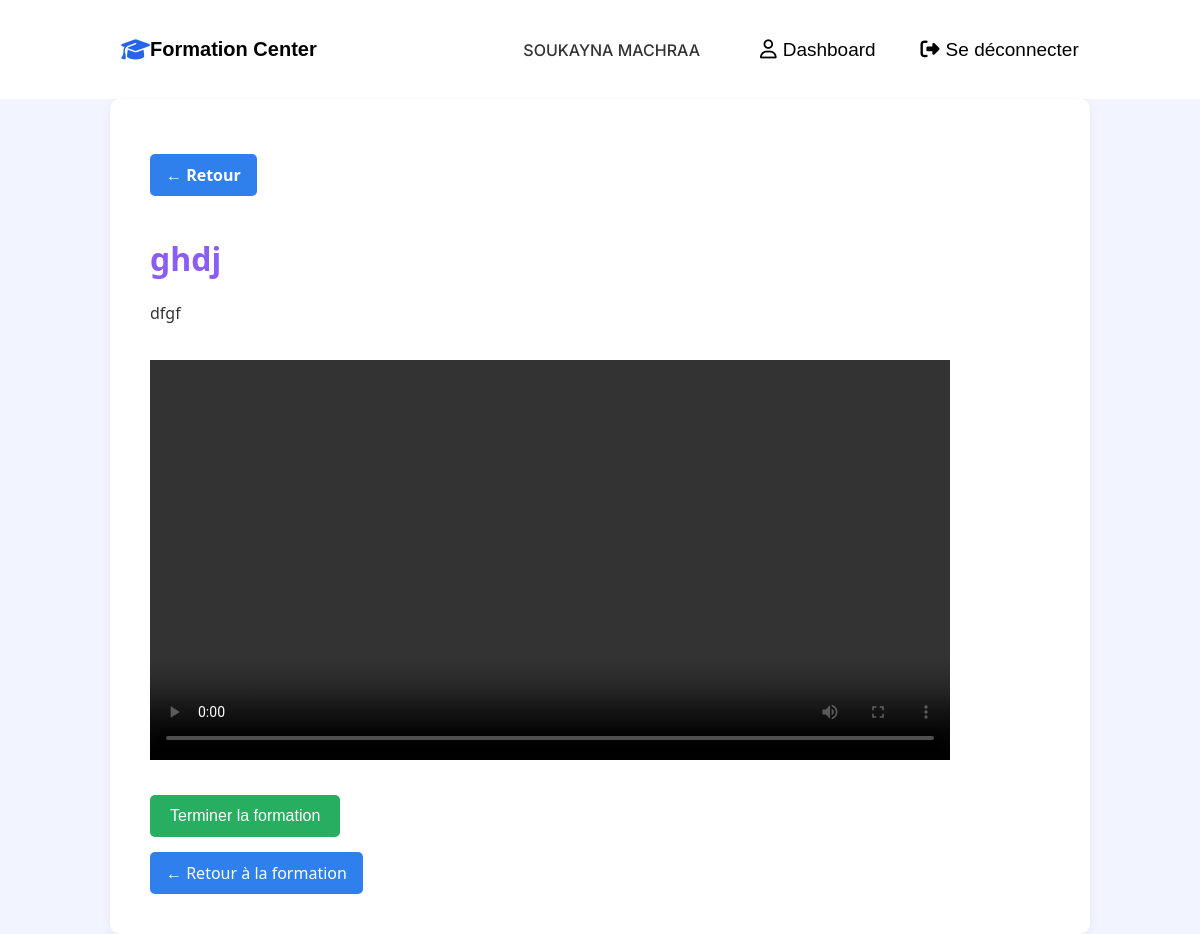
The page /etudiant/lesson-viewer.php?cours_id=1 (signed in) on the database its author committed.
### tables this page shows
CREATE TABLE `users` (
  `id` int(11) NOT NULL,
  `first_name` varchar(50) DEFAULT NULL,
  `last_name` varchar(50) DEFAULT NULL,
  `email` varchar(100) DEFAULT NULL,
  `password` varchar(255) DEFAULT NULL,
  `role` enum('admin','formateur','etudiant','stagiaire') NOT NULL,
  `phone` varchar(20) DEFAULT NULL,
  `created_at` timestamp NOT NULL DEFAULT current_timestamp(),
  `specialization` varchar(100) DEFAULT NULL,
  `experience` int(11) DEFAULT NULL,
  `education` text DEFAULT NULL,
  `certifications` text DEFAULT NULL,
  `previous_experience` text DEFAULT NULL,
  `presentation` text DEFAULT NULL
);

CREATE TABLE `cours` (
  `id` int(11) NOT NULL,
  `title` varchar(100) DEFAULT NULL,
  `description` text DEFAULT NULL,
  `video_url` varchar(255) DEFAULT NULL,
  `document_url` varchar(255) DEFAULT NULL,
  `formation_id` int(11) DEFAULT NULL,
  `created_by` int(11) DEFAULT NULL,
  `created_at` timestamp NOT NULL DEFAULT current_timestamp(),
  `youtube_url` varchar(255) DEFAULT NULL,
  `duration` int(11) DEFAULT 30
);

### etudiant/lesson-viewer.php (the view, shortened to what this page needs)
<?php
require_once '../config/database.php';
$user_id = $_SESSION['user_id'];
$cours_id = intval($_GET['cours_id']);
$stmt = $pdo->prepare("
    SELECT c.*, f.title AS formation_title, f.id AS formation_id
    FROM cours c
    JOIN formations f ON c.formation_id = f.id
    WHERE c.id = ?
");
$stmt->execute([$cours_id]);
$cours = $stmt->fetch(PDO::FETCH_ASSOC);
$stmtCheckTerminee = $pdo->prepare("SELECT id FROM formations_terminees WHERE user_id = ? AND formation_id = ?");
$stmtCheckTerminee->execute([$user_id, $cours['formation_id']]);
$dejaTerminee = $stmtCheckTerminee->fetch();
?>
<!DOCTYPE html>
<html lang="fr">
<head>
    <link rel="stylesheet" href="../css/lessonvew.css">
</head>
<body>
<?php require_once '../include/hedear.php'; ?>
<div class="lesson-container">
    <a href="javascript:history.back()" class="back-btn">← Retour</a>
    <h1><?= htmlspecialchars($cours['title']) ?></h1>
    <p><?= nl2br(htmlspecialchars($cours['description'])) ?></p>
    <?php if (!empty($cours['youtube_url'])): ?>
        <iframe src="https://www.youtube.com/embed/<?= extractYoutubeId($cours['youtube_url']) ?>" allowfullscreen></iframe>
    <?php elseif (!empty($cours['video_url'])): ?>
        <video controls>
            <source src="../<?= htmlspecialchars($cours['video_url']) ?>" type="video/mp4">
        </video>
    <?php elseif (!empty($cours['document_url'])): ?>
        <embed src="../<?= htmlspecialchars($cours['document_url']) ?>" type="application/pdf">
        <a class="back-btn" href="../<?= htmlspecialchars($cours['document_url']) ?>" download>Télécharger le PDF</a>
    <?php else: ?>
        <p style="color: red;">Aucun contenu disponible pour ce cours.</p>
    <?php endif; ?>
    <?php if (!$dejaTerminee): ?>
        <form method="post">
            <button type="submit" name="terminer_formation" class="btn-terminer">Terminer la formation</button>
        </form>
    <?php else: ?>
        <p style="color: green; margin-top: 30px;">Vous avez déjà terminé cette formation.</p>
    <?php endif; ?>
    <a href="formation-details.php?id=<?= $cours['formation_id'] ?>" class="return-btn">← Retour à la formation</a>
</div>
</body>
</html>

### include/hedear.php (shortened to what this page needs)
<?php
require_once '../config/database.php';
$user_name = 'Invité';
$user_role = null;
if (isset($_SESSION['user_id'])) {
    try {
        $stmt = $pdo->prepare('SELECT first_name, last_name, role FROM users WHERE id = ?');
        $stmt->execute([$_SESSION['user_id']]);
        $user = $stmt->fetch(PDO::FETCH_ASSOC);
        if ($user) {
            $user_name = trim($user['first_name'] . ' ' . $user['last_name']);
            $user_role = $user['role'];
        }
    } catch (PDOException $e) {
        $user_name = 'Invité';
    }
}
?>
<!DOCTYPE html>
<html lang="fr">
<head>
    <link rel="stylesheet" href="https://cdnjs.cloudflare.com/ajax/libs/font-awesome/6.7.2/css/all.min.css" />
    <link rel="stylesheet" href="/centre-formation/css/hedear.css">
</head>
<body>
    <header>
        <div class="logo">
            <i class="fa-sharp fa-solid fa-graduation-cap"></i>
            <h3>Formation Center</h3>
        </div>
        <nav>
            <span class="user-name">
                <?php
                if (isset($_SESSION['admin_name'])) {
                    echo htmlspecialchars($_SESSION['admin_name']);
                } else {
                    echo htmlspecialchars($user_name);
                }
                ?>
            </span>
            <?php if ($user_role): ?>
                <?php
                $dashboardLink = match ($user_role) {
                    'admin'     => '/centre-formation/admin/dashboard.php',
                    'formateur' => '/centre-formation/professeur/dasbordP.php',
                    'etudiant'  => '/centre-formation/etudiant/dashobrdE.php',
                    default     => '/centre-formation/home.php',
                };
                ?>
                <a href="<?= $dashboardLink ?>">
                    <i class="fa-regular fa-user"></i> Dashboard
                </a>
            <?php endif; ?>
            <?php if (isset($_SESSION['user_id'])): ?>
                <a href="?logout=true">
                    <i class="fa-solid fa-right-from-bracket"></i> Se déconnecter
                </a>
            <?php else: ?>
                <a href="/centre-formation/home.php">
                    <i class="fa-solid fa-right-to-bracket"></i> Se connecter
                </a>
            <?php endif; ?>
        </nav>
    </header>
</body>
</html>

### css/lessonvew.css (style rules this page uses)
body { font-family: 'Segoe UI', sans-serif; margin: 0; background-color: #f2f5ff; color: #333; }
.lesson-container { max-width: 800px; margin: 0 auto; background: white; padding: 30px; border-radius: 10px; box-shadow: 0 4px 12px rgba(0, 0, 0, 0.05); margin-top: 15px; }
h1 { color: #8B5CF6; }
iframe, video, embed { width: 100%; height: 400px; margin-top: 20px; border: none; }
.back-btn { display: inline-block; margin-bottom: 20px; color: #8B5CF6; text-decoration: none; font-weight: bold; }

### css/hedear.css (style rules this page uses)
header { display: flex; align-items: center; justify-content: space-around; background: white; padding: 18px; }
.logo { display: flex; align-items: center; }
.logo i { font-size: 23px; color: #2664eb; }
.logo h3 { font: caption; font-weight: bold; font-size: 20px; color: black; }
nav { display: flex; align-items: center; gap: 45px; }
nav i { color: black; }
nav a { text-decoration: none; color: black; font-size: 19px; font-family: sans-serif; display: flex; gap: 6px; align-items: center; }

### etudiant/lesson-viewer.php (style rules this page uses)
.back-btn, .return-btn { display: inline-block; background-color: #2f80ed; color: white; padding: 10px 16px; border-radius: 5px; text-decoration: none; margin-top: 15px; }
iframe, video, embed { width: 100%; max-width: 800px; height: 400px; margin-top: 20px; border: none; }
.lesson-container { padding: 40px; max-width: 900px; margin: auto; }
.btn-terminer { background-color: #27ae60; color: white; padding: 12px 20px; border: none; border-radius: 5px; cursor: pointer; margin-top: 30px; font-size: 16px; }

### include/hedear.php (style rules this page uses)
.user-name { color: #333; font-weight: 500; margin-right: 15px; font-family: 'Inter', sans-serif; }

### rows shown on the page
users: user_name "SOUKAYNA MACHRAA"
cours: title "ghdj", description "dfgf"
